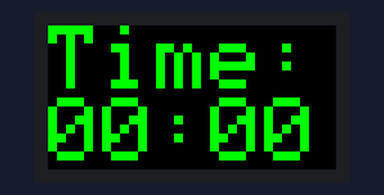
A sketch run on a simulated ESP8266 (NodeMCU). On the bench: 32×16 colour display. What the sketch prints to the serial monitor is not drawn.

Above: at 0.6 s.
At 60.1 s:
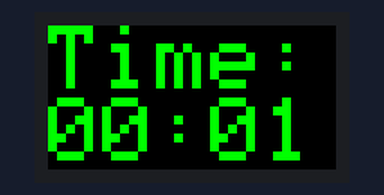
At 120.1 s:
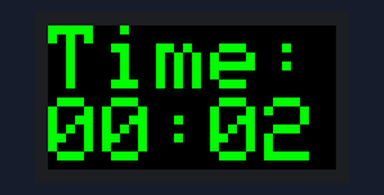

The sketch:

esp8266-hub75.ino
```cpp
#include <Time.h>
#include <TimeLib.h>
#include <PxMatrix.h>
#include <Ticker.h>
Ticker display_ticker;
#define P_LAT 16
#define P_A 5
#define P_B 4
#define P_C 15
#define P_D 12
#define P_E 0
#define P_OE 2

uint8_t display_draw_time = 20;

PxMATRIX display(32, 16, P_LAT, P_OE, P_A, P_B, P_D);

uint16_t myRed = display.color565(255, 0, 0);
uint16_t myGreen = display.color565(0, 255, 0);
uint16_t myBlue = display.color565(0, 0, 255);
uint16_t myWhite = display.color565(255, 255, 255);
uint16_t myYellow = display.color565(255, 255, 0);
uint16_t myCyan = display.color565(0, 255, 255);
uint16_t myMagenta = display.color565(255, 0, 255);
uint16_t myBlack = display.color565(0, 0, 0);
uint16_t myCOLORS[8] = {myRed, myGreen, myBlue, myWhite, myYellow, myCyan, myMagenta, myBlack};

//time_t t = now();

void display_updater()
{
  display.display(display_draw_time);
}

void setup() {
  // put your setup code here, to run once:
  Serial.begin(9600);
  display.begin(4);
  display.setScanPattern(ZAGGIZ);
  display.setMuxPattern(BINARY);
  display.flushDisplay();
  display.setTextSize(0);
  display_ticker.attach(0.002, display_updater);
  delay(500);
}

void displayText() {
  time_t t = now();
  String hourNow = String(hour(t));
  String minNow = String(minute(t));
  int hrLen = hourNow.length();
  int minLen = minNow.length();
  if ( hrLen < 2) {
    hourNow = 0 + hourNow;
  }
  if ( minLen < 2) {
    minNow = 0 + minNow;
  }
  String timeNow = hourNow + ":" + minNow;
  display.setTextColor(myGreen);
  display.setCursor(0, 0);
  display.clearDisplay();
  display.println("Time:");
  display.print(timeNow);
  Serial.print("timeNow: ");
  Serial.println(timeNow);
}

void loop() {
  displayText();
  delay(100);
}
```

Measured:
- what the display in image 0 shows lasts 59.5 s, from 0.5 s to 60.0 s
- what the display in image 1 shows lasts 60.1 s, from 60.0 s to 120.1 s
